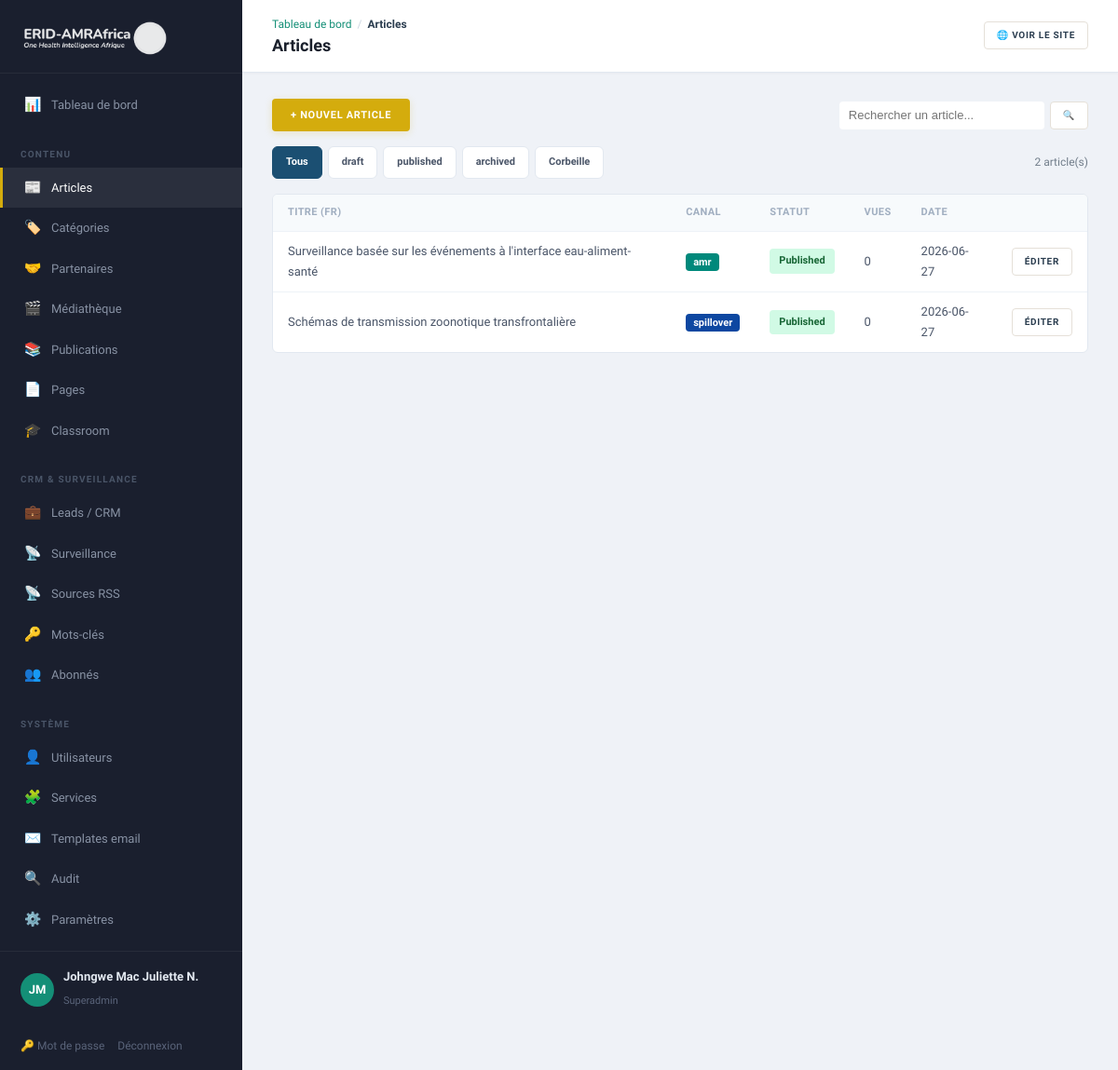
Screenshot of /admin/articles (signed in) with the database file from the repository.
### tables this page shows
CREATE TABLE articles (
    id              INT UNSIGNED AUTO_INCREMENT PRIMARY KEY,
    category_id     INT UNSIGNED    NOT NULL,
    author_id       INT UNSIGNED    NULL,
    slug            VARCHAR(200)    NOT NULL UNIQUE,
    title_fr        VARCHAR(255)    NOT NULL,
    title_en        VARCHAR(255)    NOT NULL,
    excerpt_fr      TEXT            NULL,
    excerpt_en      TEXT            NULL,
    body_fr         MEDIUMTEXT      NULL,
    body_en         MEDIUMTEXT      NULL,
    cover_image     VARCHAR(255)    NULL,
    seo_keywords    VARCHAR(500)    NULL,
    status          ENUM('draft','published','archived','trashed') NOT NULL DEFAULT 'draft',
    is_featured     TINYINT(1)      NOT NULL DEFAULT 0,
    published_at    DATETIME        NULL,
    views           INT UNSIGNED    NOT NULL DEFAULT 0,
    created_at      DATETIME        NOT NULL DEFAULT CURRENT_TIMESTAMP,
    updated_at      DATETIME        NOT NULL DEFAULT CURRENT_TIMESTAMP ON UPDATE CURRENT_TIMESTAMP,
    CONSTRAINT fk_articles_cat    FOREIGN KEY (category_id) REFERENCES categories(id),
    CONSTRAINT fk_articles_author FOREIGN KEY (author_id)   REFERENCES users(id) ON DELETE SET NULL,
    INDEX idx_articles_status (status, published_at)
);

CREATE TABLE categories (
    id              INT UNSIGNED AUTO_INCREMENT PRIMARY KEY,
    slug            VARCHAR(80)     NOT NULL UNIQUE,
    name_fr         VARCHAR(120)    NOT NULL,
    name_en         VARCHAR(120)    NOT NULL,
    accent_color    VARCHAR(9)      NOT NULL DEFAULT '#0E7C7B',
    sort_order      SMALLINT        NOT NULL DEFAULT 0
);

### app/Core/View.php (called while the page is built, shortened)
<?php
final class View
{
    public static function render(string $template, array $data = [], string $layout = 'public'): void
    {
        $root = Config::get('root');
        extract($data, EXTR_SKIP);
        require $root . '/app/Views/' . $template . '.php';
    }
    public static function e(?string $s): string
    {
        return htmlspecialchars((string) $s, ENT_QUOTES, 'UTF-8');
    }
}

### app/Core/Controller.php (called while the page is built, shortened)
<?php
abstract class Controller
{
    protected function view(string $template, array $data = [], string $layout = 'public'): void
    {
        View::render($template, $data, $layout);
    }
    protected function input(string $key, ?string $default = null): ?string
    {
        $v = $_POST[$key] ?? $_GET[$key] ?? $default;
        return is_string($v) ? trim($v) : $default;
    }
}

### app/Controllers/Admin/ContentController.php (called while the page is built, shortened)
<?php
final class ContentController extends Controller
{
    public function articles(): void
    {
        $filter = $this->input('status');
        $search = $this->input('q');
        $page   = max(1, (int) ($this->input('page') ?: 1));
        $where  = '1=1';
        $params = [];
        $total = (int) Database::one("SELECT COUNT(*) AS c FROM articles a WHERE {$where}", $params)['c'];
        $totalPages = max(1, (int) ceil($total / self::PER_PAGE));
        $offset = ($page - 1) * self::PER_PAGE;
        $articles = Database::all(
            "SELECT a.*, c.slug cat_slug, c.accent_color FROM articles a
               JOIN categories c ON c.id = a.category_id
              WHERE {$where}
              ORDER BY a.created_at DESC
              LIMIT " . self::PER_PAGE . " OFFSET {$offset}",
            $params
        );
        $this->view('admin/articles', [
            'title' => 'Articles', 'articles' => $articles,
            'filter' => $filter, 'search' => $search, 'page' => $page, 'totalPages' => $totalPages, 'total' => $total,
        ], 'admin');
    }
}

### public/index.php (called while the page is built, shortened)
<?php
$router = new Router();
$router->dispatch($_SERVER['REQUEST_METHOD'], $_SERVER['REQUEST_URI']);

### app/Core/Database.php (called while the page is built, shortened)
<?php
final class Database
{
    private static ?PDO $pdo = null;
    public static function pdo(): PDO
    {
        if (self::$pdo === null) {
            $cfg = Config::get('db');
            $dsn = sprintf(
                'mysql:host=%s;port=%s;dbname=%s;charset=utf8mb4',
                $cfg['host'], $cfg['port'], $cfg['name']
            );
            try {
                self::$pdo = new PDO($dsn, $cfg['user'], $cfg['pass'], [
                    PDO::ATTR_ERRMODE            => PDO::ERRMODE_EXCEPTION,
                    PDO::ATTR_DEFAULT_FETCH_MODE => PDO::FETCH_ASSOC,
                    PDO::ATTR_EMULATE_PREPARES   => false,
                    PDO::MYSQL_ATTR_INIT_COMMAND => "SET NAMES utf8mb4 COLLATE utf8mb4_unicode_ci",
                ]);
            } catch (PDOException $e) {
                http_response_code(500);
                exit('Database connection failed.');
            }
        }
        return self::$pdo;
    }
    public static function all(string $sql, array $params = []): array
    {
        $stmt = self::pdo()->prepare($sql);
        $stmt->execute($params);
        return $stmt->fetchAll();
    }
}

### app/Views/admin/articles.php (the view, shortened to what this page needs)
<?php
use App\Core\View; use App\Core\Csrf; $e = fn($s) => View::e($s);
?>
<div class="toolbar" style="display:flex;justify-content:space-between;align-items:center;flex-wrap:wrap;gap:8px">
  <a class="btn btn-gold" href="/admin/articles/new">+ Nouvel article</a>
  <form method="get" action="/admin/articles" style="display:flex;gap:6px">
    <input type="text" name="q" value="<?= $e($search ?? '') ?>" placeholder="Rechercher un article..." style="width:220px;padding:6px 10px;border:1px solid var(--border);border-radius:4px;font-size:13px">
    <button class="btn btn-ghost sm" type="submit">🔍</button>
  </form>
</div>
<div class="filters">
  <?php foreach (['', 'draft','published','archived','trashed'] as $st): ?>
    <a class="chip <?= ($filter ?? null) === ($st ?: null) ? 'on' : '' ?>" href="/admin/articles<?= $st ? '?status='.$st : '' ?><?= $search ? '&q='.$e($search) : '' ?>"><?= $e($st === 'trashed' ? 'Corbeille' : ($st ?: 'Tous')) ?></a>
  <?php endforeach; ?>
  <span class="muted" style="margin-left:auto;font-size:12px"><?= $total ?> article(s)</span>
</div>
<div class="panel">
  <table class="data-table">
    <thead><tr><th>Titre (FR)</th><th>Canal</th><th>Statut</th><th>Vues</th><th>Date</th><th></th></tr></thead>
    <tbody>
    <?php foreach ($articles as $a): ?>
      <tr>
        <td><?= $e($a['title_fr']) ?></td>
        <td><span class="badge" style="background:<?= $e($a['accent_color'] ?? '') ?>;color:#fff"><?= $e($a['cat_slug']) ?></span></td>
        <td><span class="status status-<?= $e($a['status']) ?>"><?= $e($a['status']) ?></span></td>
        <td><?= (int)$a['views'] ?></td>
        <td><?= $e(substr((string)($a['published_at'] ?? $a['created_at']), 0, 10)) ?></td>
        <td>
          <?php if ($a['status'] === 'trashed'): ?>
            <form method="post" action="/admin/articles/<?= (int)$a['id'] ?>/restore" style="display:inline"><?= Csrf::field() ?><button type="submit" class="btn btn-ghost sm" style="color:var(--teal)">Restaurer</button></form>
            <form method="post" action="/admin/articles/<?= (int)$a['id'] ?>/permanent-delete" style="display:inline" onsubmit="return confirm('Supprimer DÉFINITIVEMENT cet article ? Cette action est irréversible.')"><?= Csrf::field() ?><button type="submit" class="btn btn-ghost sm" style="color:#c62828">Suppr. définitif</button></form>
          <?php else: ?>
            <a href="/admin/articles/<?= (int)$a['id'] ?>/edit" class="btn btn-ghost sm">Éditer</a>
          <?php endif; ?>
        </td>
      </tr>
    <?php endforeach; ?>
    </tbody>
  </table>
</div>

### app/Core/Router.php (shortened to what this page needs)
<?php
final class Router
{
    private array $routes = ['GET' => [], 'POST' => []];
    public function get(string $path, callable|array $handler): void
    {
        $this->routes['GET'][$this->normalize($path)] = $handler;
    }
    public function post(string $path, callable|array $handler): void
    {
        $this->routes['POST'][$this->normalize($path)] = $handler;
    }
    private function normalize(string $path): string
    {
        return '/' . trim($path, '/');
    }
    public function dispatch(string $method, string $uri): void
    {
        $path = $this->normalize(parse_url($uri, PHP_URL_PATH) ?: '/');
        foreach ($this->routes[$method] ?? [] as $route => $handler) {
            $pattern = '#^' . preg_replace('#\{[a-zA-Z_]+\}#', '([^/]+)', $route) . '$#';
            if (preg_match($pattern, $path, $m)) {
                array_shift($m);
                $this->invoke($handler, $m);
                return;
            }
        }
    }
    private function invoke(callable|array $handler, array $args): void
    {
        if (is_array($handler)) {
            [$class, $method] = $handler;
            (new $class())->{$method}(...$args);
            return;
        }
    }
}

### public/assets/css/app.css (style rules this page uses)
:root { --navy:#1B4F72;--navy-d:#154360;--navy-l:#2E86C1; --teal:#148F77;--teal-d:#0E6655;--teal-l:#1ABC9C; --gold:#D4AC0D;--gold-d:#B7950B;--gold-l:#F4D03F; --green:#27AE60;--green-d:#1E8449;--green-l:#58D68D; --burgundy:#78281F;--burgundy-d:#5B1F18; --red:#CB4335;--warm:#F8F4EF; --accent:#148F77; --c-spillover:#1B4F72;--c-amr:#148F77;--c-policy:#D4AC0D;--c-tech:#27AE60; --ink:#2C3E50;--muted:#717D8A;--light:#A6ACAF; --bg:#FCFAF7;--bg-alt:#F4F0EB;--card:#fff;--line:#E5E0D8; --font-d:'Merriweather',Georgia,serif; --font-b:'Source Sans 3','Source Sans Pro',system-ui,sans-serif; --w:1140px; --radius:10px;--radius-sm:6px;--radius-xs:4px; --shadow:0 2px 12px rgba(44,62,80,.05); --shadow-lg:0 8px 28px rgba(44,62,80,.08); --shadow-hover:0 6px 24px rgba(44,62,80,.1); }
*,*::before,*::after { box-sizing:border-box }
html { overflow-x:hidden }
body { margin:0;font-family:var(--font-b);color:var(--ink);background:var(--bg);line-height:1.7;font-size:15.5px;-webkit-font-smoothing:antialiased;overflow-x:hidden }
a { color:var(--ink);text-decoration:none;transition:color .25s }
.muted { color:var(--muted) }
.btn { display:inline-flex;align-items:center;justify-content:center;gap:6px;padding:10px 20px;font-weight:700;border:none;cursor:pointer;font-size:11px;font-family:var(--font-b);text-transform:uppercase;letter-spacing:.7px;transition:all .25s;line-height:1.4;border-radius:var(--radius-xs);position:relative }
.btn.sm { padding:7px 13px;font-size:10px }
.btn-gold { background:var(--gold);color:#fff;box-shadow:0 2px 8px rgba(212,172,13,.2) }
.btn-ghost { background:#fff;border:1px solid var(--line);color:var(--ink) }
body.admin { display:flex;background:#EFF2F7;font-family:var(--font-b);min-height:100vh }
.panel { background:#fff;border:1px solid #E2E8F0;padding:0;margin-bottom:18px;border-radius:var(--radius-sm);overflow:hidden }
.panel > table { margin:0 }
.panel > .data-table { margin:0 }
.data-table { width:100%;border-collapse:collapse }
.data-table th { text-align:left;padding:10px 16px;font-size:11px;text-transform:uppercase;color:#A0AEC0;border-bottom:1px solid #EDF2F7;letter-spacing:.4px;font-weight:600;background:#F7FAFC }
.data-table td { padding:10px 16px;border-bottom:1px solid #EDF2F7;vertical-align:middle;font-size:13px;color:#4A5568 }
.data-table tr:last-child td { border-bottom:none }
.badge { background:#EDF2F7;color:#4A5568;padding:3px 8px;font-size:11px;font-weight:600;border-radius:4px }
.status { padding:4px 10px;font-size:11px;font-weight:700;text-transform:capitalize;border-radius:4px;display:inline-block }
.status-published { background:#D1FAE5;color:#166534 }
.filters,.toolbar { margin-bottom:16px;display:flex;gap:6px;flex-wrap:wrap;align-items:center }
.chip { padding:7px 14px;border:1px solid #E2E8F0;background:#fff;color:#4A5568;font-size:11px;font-weight:600;border-radius:6px;transition:all .2s;cursor:pointer }
.chip.on { background:var(--navy);color:#fff;border-color:var(--navy) }
.toolbar { margin-bottom:16px }

### rows the page displays
articles: id "2", title_fr "Schémas de transmission zoonotique transfrontalière", category.slug "spillover", status "Published", views "0", published_at "2026-06-27"
articles: title_fr "Surveillance basée sur les événements à l'interface eau-aliment-santé", category.slug "amr", status "Published", views "0", published_at "2026-06-27"

### other values shown
$e($c[0]) "Tableau de bord"
$e($c[0]) "Articles"
$e($title ?? '') "Articles"
$e($st === 'trashed' ? 'Corbeille' : ($st ?: 'Tous')) "Tous"
$e($st === 'trashed' ? 'Corbeille' : ($st ?: 'Tous')) "draft"
$e($st === 'trashed' ? 'Corbeille' : ($st ?: 'Tous')) "published"
$e($st === 'trashed' ? 'Corbeille' : ($st ?: 'Tous')) "archived"
$e($st === 'trashed' ? 'Corbeille' : ($st ?: 'Tous')) "Corbeille"
